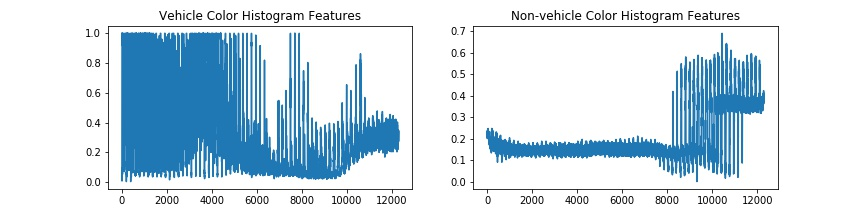
#> input picture ouput_images/color-histogram_img.jpg, 864 x 216 px
$ python -i defs.py   (imports and definitions only)   (older library calls are emulated)
#> lines starting #> are read from the running program, lines starting #| are printed output that depends on the picture

# For numerical and image processing
import numpy as np
import cv2
# For plotting
import matplotlib.pyplot as plt
import matplotlib.image as mpimg
# For image processing
from skimage.feature import hog
# For processing video files
from moviepy.editor import VideoFileClip


# [7 lines left out: function draw_boxes, not called in this run]


def color_hist(img, nbins = 32):
    # Computes the histogram of each color channel, concatenate them together and return the data as features for classifier

    # Compute the histogram of the color channels separately
    channel1_hist = np.histogram(img[:,:,0], bins=nbins)
    channel2_hist = np.histogram(img[:,:,1], bins=nbins)
    channel3_hist = np.histogram(img[:,:,2], bins=nbins)

    # Concatenate the histograms into a single feature vector
    hist_features = np.concatenate((channel1_hist[0], channel2_hist[0], channel3_hist[0]))

    # Histogram function returns a tuple of two arrays.
    # first element contains the counts in each of the bins
    # second element contains the bin edges (it is one element longer than first one)
    # Generate bin centers - we can prefer to use any channel
    bin_edges = channel1_hist[1]
    bin_centers = (bin_edges[1:] + bin_edges[0:len(bin_edges) - 1]) / 2

    # Return the individual histograms, bin_centers and feature vector
    return hist_features, bin_centers, channel1_hist, channel2_hist, channel3_hist


def bin_spatial(img, size = (32, 32)):
    # Spatial binning of the image to do downsampling
    features = cv2.resize(img, size, interpolation = cv2.INTER_NEAREST).ravel()
    # Return the feature vector
    return features


def get_hog_features(img, orient, pix_per_cell, cell_per_block, vis = False, feature_vec = True):
    # Function that return HOG features
    # HOG is robust to variations in shape while keeping the signature distinct enough
    # It computes the gradient of the image and creates histograms based on the cells defined
    # Histograms are constructed based on the weighted count of gradient directions in each cell
    # Here weight is the magnitude of the gradient

    # The scikit-image hog() function takes in a single color channel or grayscaled image as input,
    # as well as various other parameters.
    # These parameters include orientations, pixels_per_cell and cells_per_block.
    # The number of orientations is specified as an integer, and represents the number of orientation
    #         bins that the gradient information will be split up into in the histogram.
    #         Typical values are between 6 and 12 bins.
    # The pixels_per_cell parameter specifies the cell size over which each gradient histogram is computed.
    #         This paramater is passed as a 2-tuple so you could have different cell sizes in x and y,
    #         but cells are commonlychosen to be square.
    # The cells_per_block parameter is also passed as a 2-tuple, and specifies the local area over which the
    #         histogram counts in a given cell will be normalized. Block normalization is not necessarily
    #         required, but generally leads to a more robust feature set.

    # When we specify feature_vec=True then we will get an the feature vectors calculated for the specified
    # parameters

    # Return two outputs if visualization is True
    if vis:
        features, hog_image = hog(img, orientations = orient,
                                  pixels_per_cell = (pix_per_cell, pix_per_cell),
                                  cells_per_block = (cell_per_block, cell_per_block),
                                  transform_sqrt = False,
                                  visualise = vis, feature_vector = feature_vec)
        return features, hog_image
    # Return only features when visualization is False
    else:
        features = hog(img, orientations = orient,
                       pixels_per_cell = (pix_per_cell, pix_per_cell),
                       cells_per_block = (cell_per_block, cell_per_block),
                       transform_sqrt = False,
                       visualise = vis, feature_vector = feature_vec)
        return features


def cs_convert_from_rgb(img, color_space = 'RGB'):
    # Function that converts RGB image to a desired color space
    # Options are HSV, LUV, HLS, YUV and YCrCb
    if color_space != 'RGB':
        if color_space == 'HSV':
            new_image = cv2.cvtColor(img, cv2.COLOR_RGB2HSV)
        elif color_space == 'LUV':
            new_image = cv2.cvtColor(img, cv2.COLOR_RGB2LUV)
        elif color_space == 'HLS':
            new_image = cv2.cvtColor(img, cv2.COLOR_RGB2HLS)
        elif color_space == 'YUV':
            new_image = cv2.cvtColor(img, cv2.COLOR_RGB2YUV)
        elif color_space == 'YCrCb':
            new_image = cv2.cvtColor(img, cv2.COLOR_RGB2YCrCb)
    else:
        new_image = np.copy(img)
    return new_image


# [53 lines left out: function extract_features, not called in this run]


def single_img_features(img, color_space = 'RGB', spatial_size = (32, 32), hist_bins = 32,
                        orient = 9, pix_per_cell = 8, cell_per_block = 2, hog_channel = 0,
                        spatial_feat = True, hist_feat = True, hog_feat = True, vis = False):
    # This function is same as the extract_features function but does the process for a single image
    # The image input is an image instead of list of image paths
    # This function will be used for windows that we extract from single images to classify if there is
    # a car in the window or not

    # Create a list to append feature vectors to
    img_features = []

    # apply color conversion if other than 'RGB'
    feature_image = cs_convert_from_rgb(img, color_space)

    if spatial_feat == True:
        # Get binned spatial features and update file_feature list
        spatial_features = bin_spatial(feature_image, size = spatial_size)
        img_features.append(spatial_features)

    if hist_feat == True:
        # Get color histogram featueres and update file_feature list
        hist_features, _, _, _, _ = color_hist(feature_image, nbins = hist_bins)
        img_features.append(hist_features)

    if hog_feat == True:
        # Get HOG features for desired channels and update file_feature list
        if hog_channel == 'ALL':
            hog_features = []
            for channel in range(feature_image.shape[2]):
                hog_features.append(get_hog_features(feature_image[:,:,channel],
                                                     orient, pix_per_cell, cell_per_block,
                                                     vis = False, feature_vec = True))
            hog_features = np.ravel(hog_features)
        else:
            if vis == True:
                hog_features, hog_image = get_hog_features(feature_image[:,:,hog_channel],
                                                           orient, pix_per_cell, cell_per_block,
                                                           vis = True, feature_vec = True)
            else:
                hog_features = get_hog_features(feature_image[:,:,hog_channel],
                                                orient, pix_per_cell, cell_per_block,
                                                vis = False, feature_vec = True)
        img_features.append(hog_features)

    # Return list of feature vectors
    if vis == True:
        return np.concatenate(img_features), hog_image
    else:
        return np.concatenate(img_features)


# [278 lines left out: functions slide_window, search_windows, find_cars, apply_threshold, draw_labeled_bboxes, visualize and 2 more, not called in this run]

>>> import cv2
>>> picture = cv2.cvtColor(cv2.imread('ouput_images/color-histogram_img.jpg'), cv2.COLOR_BGR2RGB)
>>> result = single_img_features(picture)
#> in bin_spatial, `features = cv2.resize(img, size, interpolation = cv2.INTER_NEAREST).ra..`: features = 3072 values, max 255 at index 0, min 1 at index 219, mean 214.6
#> in single_img_features, `spatial_features = bin_spatial(feature_image, size = spatial_size)`: spatial_features has the same summary as features in bin_spatial
#> in color_hist, `hist_features = np.concatenate((channel1_hist[0], channel2_hist[0], ch..`: hist_features = 96 values, max 143802 at index 95, min 71 at index 78, mean 5832
#> in color_hist, `bin_edges = channel1_hist[1]`: bin_edges = 33 values from 0 to 255
#> in color_hist, `bin_centers = (bin_edges[1:] + bin_edges[0:len(bin_edges) - 1]) / 2`: bin_centers = 32 values from 3.98 to 251
#> in get_hog_features, `features = hog(img, orientations = orient, pixels_per_cell = (pix_per_..`:
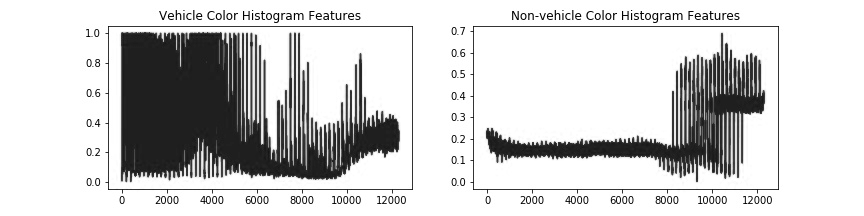
#> img: shape (216, 864); min 0, max 255, mean 207.5

$ run again, on ouput_images/features_img.jpg
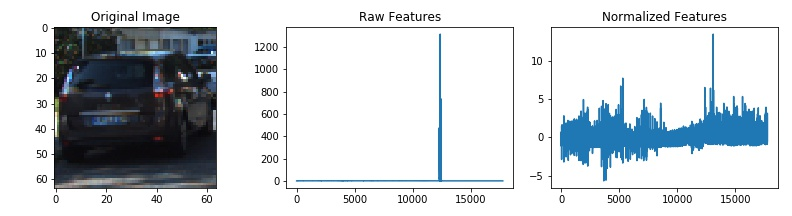
#> input picture ouput_images/features_img.jpg, 792 x 216 px
#> features = 3072 values, max 255 at index 0, min 6 at index 407, mean 211
#> spatial_features has the same summary as features in bin_spatial
#> in color_hist, `hist_features = np.concatenate((channel1_hist[0], channel2_hist[0], ch..`: hist_features = 96 values, max 130343 at index 95, min 99 at index 58, mean 5346
#> bin_edges = 33 values from 0 to 255
#> bin_centers = 32 values from 3.98 to 251
#> in get_hog_features, `features = hog(img, orientations = orient, pixels_per_cell = (pix_per_..`:
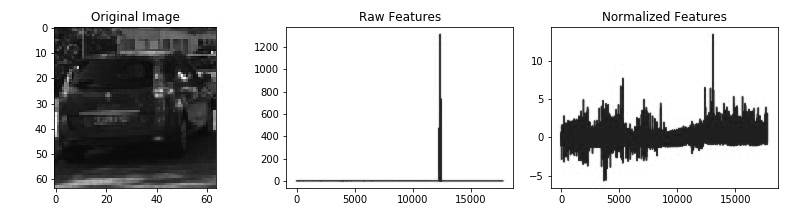
#> img: shape (216, 792); min 0, max 255, mean 206.1

$ run again, on ouput_images/heat_areas_img.jpg
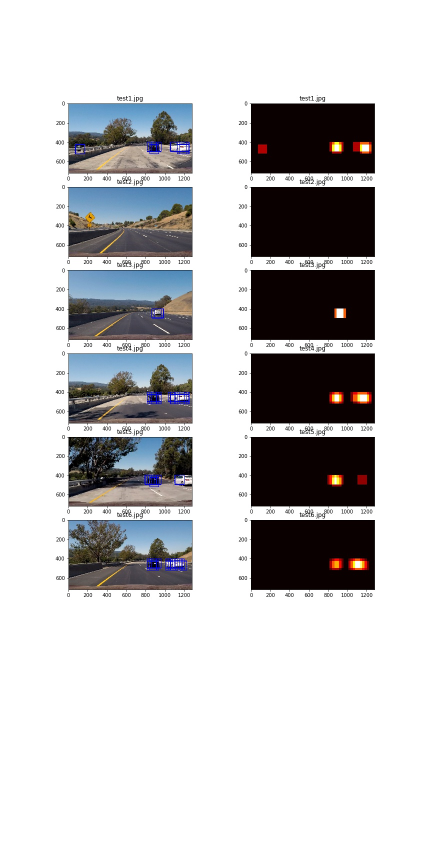
#> input picture ouput_images/heat_areas_img.jpg, 864 x 1728 px (shown at 1/2 size)
#> features = 3072 values, max 255 at index 0, min 0 at index 442, mean 200.7
#> spatial_features has the same summary as features in bin_spatial
#> in color_hist, `hist_features = np.concatenate((channel1_hist[0], channel2_hist[0], ch..`: hist_features = 96 values, max 1065161 at index 31, min 719 at index 59, mean 46656
#> bin_edges = 33 values from 0 to 255
#> bin_centers = 32 values from 3.98 to 251
#> in get_hog_features, `features = hog(img, orientations = orient, pixels_per_cell = (pix_per_..`:
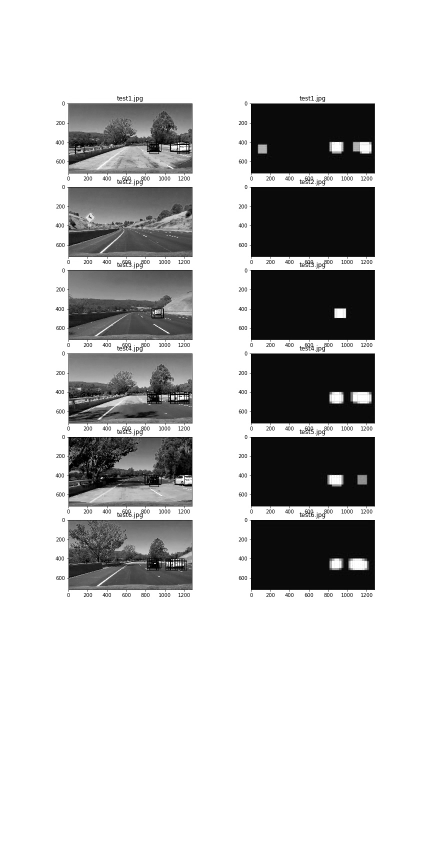
#> img: shape (1728, 864) (shown at 1/2 size); min 0, max 255, mean 198.8
